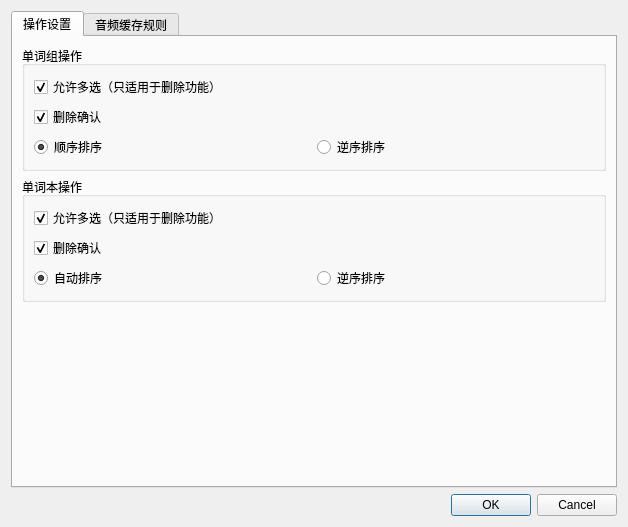
<?xml version="1.0" encoding="UTF-8"?>
<ui version="4.0">
 <class>Dialog</class>
 <widget class="QDialog" name="Dialog">
  <property name="geometry">
   <rect>
    <x>0</x>
    <y>0</y>
    <width>628</width>
    <height>527</height>
   </rect>
  </property>
  <property name="windowTitle">
   <string>Dialog</string>
  </property>
  <layout class="QVBoxLayout" name="verticalLayout">
   <item>
    <widget class="QTabWidget" name="tabWidget">
     <property name="currentIndex">
      <number>0</number>
     </property>
     <widget class="QWidget" name="tab_2">
      <attribute name="title">
       <string>操作设置</string>
      </attribute>
      <layout class="QVBoxLayout" name="verticalLayout_5">
       <item>
        <widget class="QGroupBox" name="groupBox">
         <property name="title">
          <string>单词组操作</string>
         </property>
         <layout class="QVBoxLayout" name="verticalLayout_3">
          <item>
           <widget class="QCheckBox" name="group_allow_multselect_checkBox">
            <property name="text">
             <string>允许多选（只适用于删除功能）</string>
            </property>
            <property name="checked">
             <bool>true</bool>
            </property>
           </widget>
          </item>
          <item>
           <widget class="QCheckBox" name="group_ask_delete_checkBox">
            <property name="text">
             <string>删除确认</string>
            </property>
            <property name="checked">
             <bool>true</bool>
            </property>
           </widget>
          </item>
          <item>
           <layout class="QHBoxLayout" name="horizontalLayout_2">
            <item>
             <widget class="QRadioButton" name="group_auto_order_radioButton">
              <property name="text">
               <string>顺序排序</string>
              </property>
              <property name="checked">
               <bool>true</bool>
              </property>
             </widget>
            </item>
            <item>
             <widget class="QRadioButton" name="group_reserve_auto_order_radioButton">
              <property name="text">
               <string>逆序排序</string>
              </property>
             </widget>
            </item>
           </layout>
          </item>
         </layout>
        </widget>
       </item>
       <item>
        <widget class="QGroupBox" name="groupBox_2">
         <property name="title">
          <string>单词本操作</string>
         </property>
         <layout class="QVBoxLayout" name="verticalLayout_4">
          <item>
           <widget class="QCheckBox" name="word_allow_multselect_checkBox">
            <property name="text">
             <string>允许多选（只适用于删除功能）</string>
            </property>
            <property name="checked">
             <bool>true</bool>
            </property>
           </widget>
          </item>
          <item>
           <widget class="QCheckBox" name="word_ask_delete_checkBox">
            <property name="text">
             <string>删除确认</string>
            </property>
            <property name="checked">
             <bool>true</bool>
            </property>
           </widget>
          </item>
          <item>
           <layout class="QHBoxLayout" name="horizontalLayout_3">
            <item>
             <widget class="QRadioButton" name="word_auto_order_radioButton">
              <property name="text">
               <string>自动排序</string>
              </property>
              <property name="checked">
               <bool>true</bool>
              </property>
             </widget>
            </item>
            <item>
             <widget class="QRadioButton" name="word_reserve_auto_order_radioButton">
              <property name="text">
               <string>逆序排序</string>
              </property>
             </widget>
            </item>
           </layout>
          </item>
         </layout>
        </widget>
       </item>
       <item>
        <spacer name="verticalSpacer">
         <property name="orientation">
          <enum>Qt::Vertical</enum>
         </property>
         <property name="sizeHint" stdset="0">
          <size>
           <width>20</width>
           <height>40</height>
          </size>
         </property>
        </spacer>
       </item>
      </layout>
     </widget>
     <widget class="QWidget" name="tab">
      <attribute name="title">
       <string>音频缓存规则</string>
      </attribute>
      <layout class="QVBoxLayout" name="verticalLayout_2">
       <item>
        <layout class="QHBoxLayout" name="horizontalLayout">
         <item>
          <widget class="QRadioButton" name="audio_download_no_radioButton">
           <property name="text">
            <string>不缓存</string>
           </property>
          </widget>
         </item>
         <item>
          <widget class="QRadioButton" name="audio_download_group_radioButton">
           <property name="text">
            <string>查看单词组时缓存</string>
           </property>
          </widget>
         </item>
         <item>
          <widget class="QRadioButton" name="audio_download_study_radioButton">
           <property name="text">
            <string>学习单词时缓存（推荐）</string>
           </property>
           <property name="checked">
            <bool>true</bool>
           </property>
          </widget>
         </item>
        </layout>
       </item>
       <item>
        <layout class="QHBoxLayout" name="horizontalLayout_4">
         <item>
          <widget class="QCheckBox" name="audio_download_save_network_checkBox">
           <property name="text">
            <string>省流量模式</string>
           </property>
          </widget>
         </item>
        </layout>
       </item>
       <item>
        <spacer name="verticalSpacer_2">
         <property name="orientation">
          <enum>Qt::Vertical</enum>
         </property>
         <property name="sizeHint" stdset="0">
          <size>
           <width>20</width>
           <height>40</height>
          </size>
         </property>
        </spacer>
       </item>
      </layout>
     </widget>
    </widget>
   </item>
   <item>
    <widget class="QDialogButtonBox" name="buttonBox">
     <property name="orientation">
      <enum>Qt::Horizontal</enum>
     </property>
     <property name="standardButtons">
      <set>QDialogButtonBox::Cancel|QDialogButtonBox::Ok</set>
     </property>
    </widget>
   </item>
  </layout>
 </widget>
 <resources/>
 <connections>
  <connection>
   <sender>buttonBox</sender>
   <signal>accepted()</signal>
   <receiver>Dialog</receiver>
   <slot>accept()</slot>
   <hints>
    <hint type="sourcelabel">
     <x>248</x>
     <y>254</y>
    </hint>
    <hint type="destinationlabel">
     <x>157</x>
     <y>274</y>
    </hint>
   </hints>
  </connection>
  <connection>
   <sender>buttonBox</sender>
   <signal>rejected()</signal>
   <receiver>Dialog</receiver>
   <slot>reject()</slot>
   <hints>
    <hint type="sourcelabel">
     <x>316</x>
     <y>260</y>
    </hint>
    <hint type="destinationlabel">
     <x>286</x>
     <y>274</y>
    </hint>
   </hints>
  </connection>
 </connections>
</ui>
